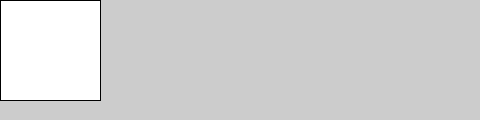
Frame 1 (no input)
Frame 60 (the mouse pressed at the canvas centre just before this capture): identical to frame 1, image omitted
Frame 120 (the mouse held since frame 60 and released just before this capture): identical to frame 1, image omitted

The Processing sketch that drew this single still picture (run headless with seeded random() and noise(); from frame 60 on, the mouse is pressed at the canvas centre):

// Processing sketch: programing1_lesson02_sample4
// ── programing1_lesson02_sample4.pde
void setup(){
  size(480, 120);
}

void draw(){
 rect(0, 0, 100, 100); 
}
